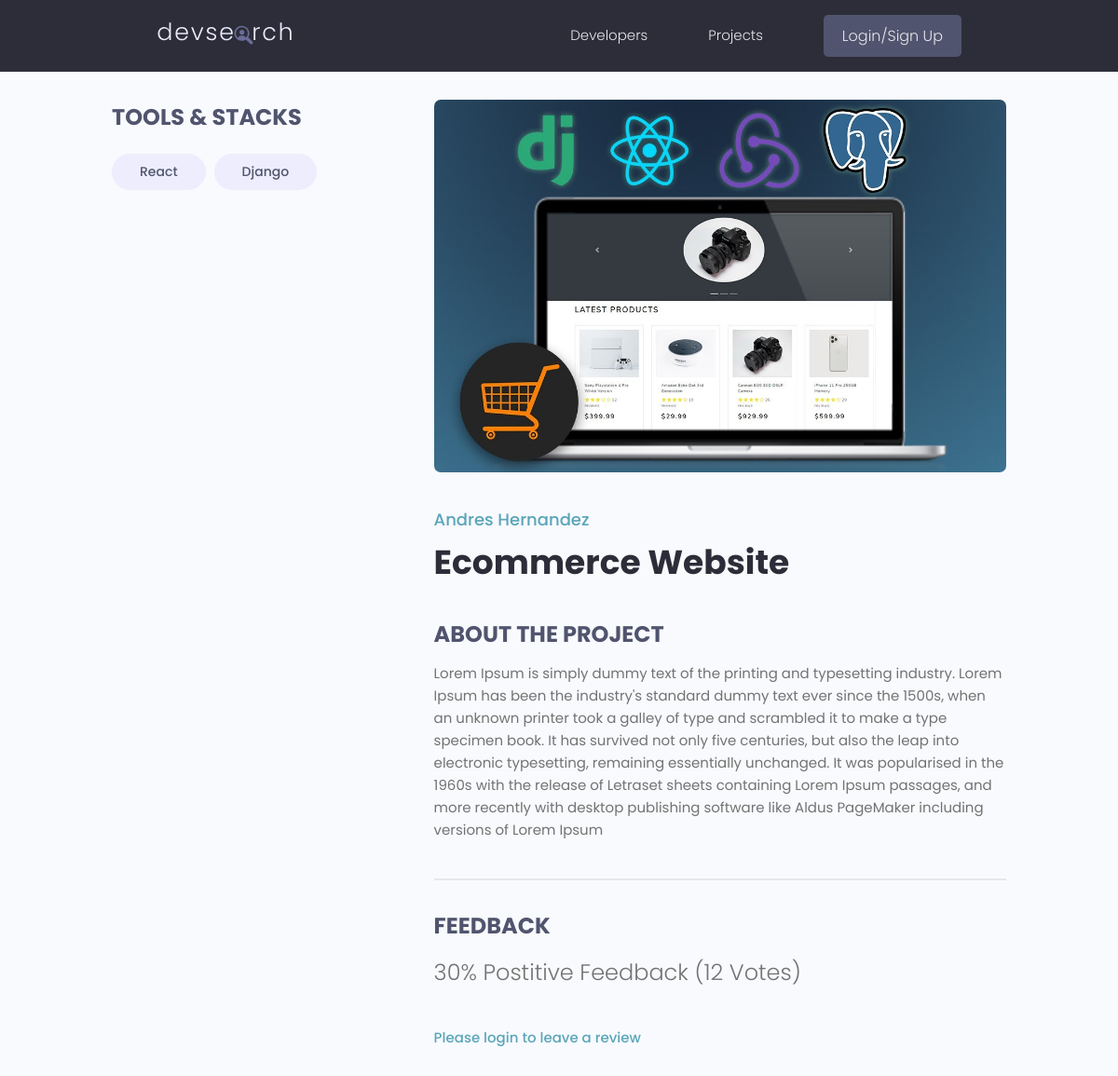
Page /projects/project/32b3330f-3b05-4986-b7cc-3def73615300/ on the earlier database version.
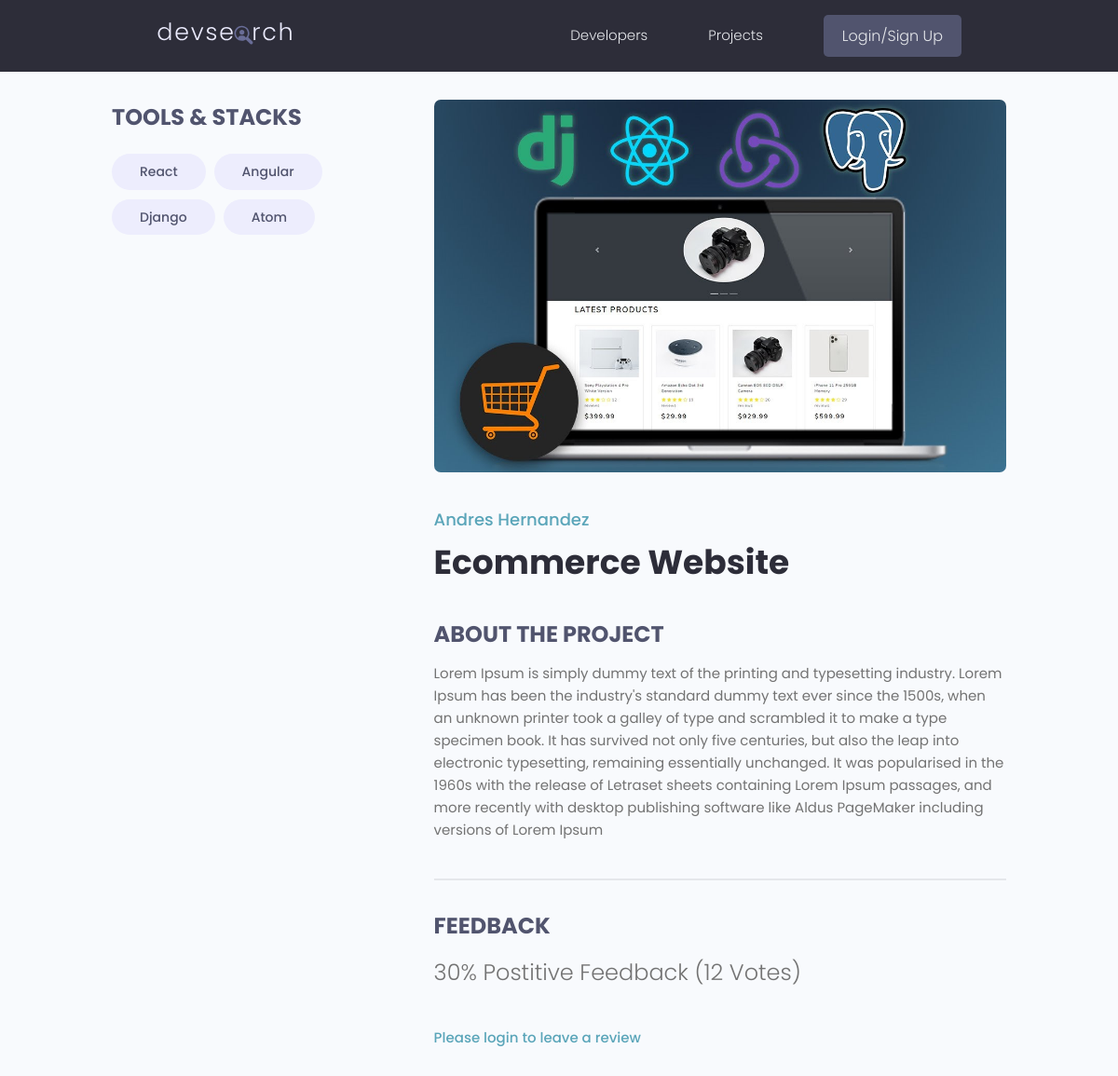
Same page on the later database version.
### projects/models.py (models this page shows)
class Tag(models.Model):
    name = models.CharField(max_length=200)
    created = models.DateTimeField(auto_now_add=True)
    id = models.UUIDField(default=uuid.uuid4, unique=True, primary_key=True, editable=False)
    def __str__(self) -> str:
        return self.name

### projects/views.py (the view, shortened to what this page needs)
# urls.py: path('project/<str:pk>/', views.project, name="project"),
def project(request, pk):
    projectObj = Project.objects.get(id=pk)
    form = ReviewForm
    return render(request, 'projects/single-project.html', {'project': projectObj, 'form': form})

### projects/models.py (called while the page is built)
    @property
    def imageUrl(self):
        try:
            url = self.featured_image.url
        except:
            url = ''
        return url

    @property
    def reviewers(self):
        queryset = self.review_set.all().values_list('owner__id', flat=True)
        return queryset

### projects/templates/projects/single-project.html (shortened to what this page needs)
{% extends 'main.html' %}
{% block content %}
  <main class="singleProject my-md">
    <div class="container">
      <div class="layout">
        <div class="column column--1of3">
          <h3 class="singleProject__subtitle">Tools & Stacks</h3>
          <div class="singleProject__toolStack">
            {% for tag in project.tags.all %}
            <span class="tag tag--pill tag--sub tag--lg">
              <small>{{tag}}</small>
            </span>
            {% endfor %}
          </div>
        </div>
        <div class="column column--2of3">
          <img class="singleProject__preview" src="{{ project.imageUrl }}" alt="portfolio thumbnail" />
          <a href="{% url 'user-profile' project.owner.id %}" class="singleProject__developer">{{ project.owner.name }}</a>
          <h2 class="singleProject__title">{{ project.title }}</h2>
          <h3 class="singleProject__subtitle">About the Project</h3>
          <div class="singleProject__info">
            {{ project.description }}
          </div>
          <div class="comments">
            <h3 class="singleProject__subtitle">Feedback</h3>
            <h5 class="project--rating">
              {{ project.vote_ratio }}% Postitive Feedback ({{ project.vote_total }} Vote{{ project.vote_total | pluralize:"s"}})
            </h5>
            {% if request.user.profile.id in project.reviewers %}
              <p>You have already submitted your review for this project</p>
            {% elif request.user.profile == project.owner %}
              <p>You can not review yout own work</p>
              {% else %}
                <a href="{% url 'login' %}?next={{ request.path }}">Please login to leave a review</a>
              {% endif %}
          </div>
        </div>
      </div>
    </div>
  </main>
{% endblock content %}

Differences in the rows shown:
added Tag: name "Angular"
added Tag: name "Atom"
